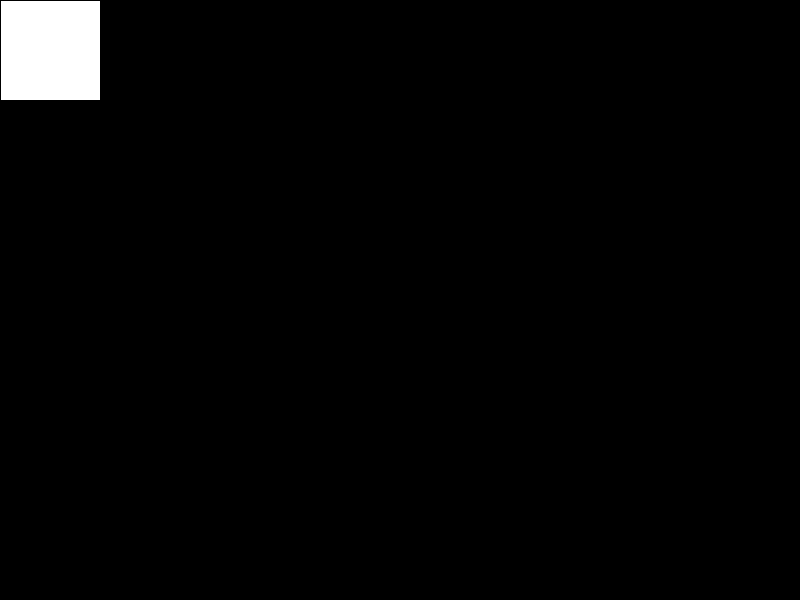
Frame 1 (no input)
Frame 60 (the mouse pressed at the canvas centre just before this capture): identical to frame 1, image omitted
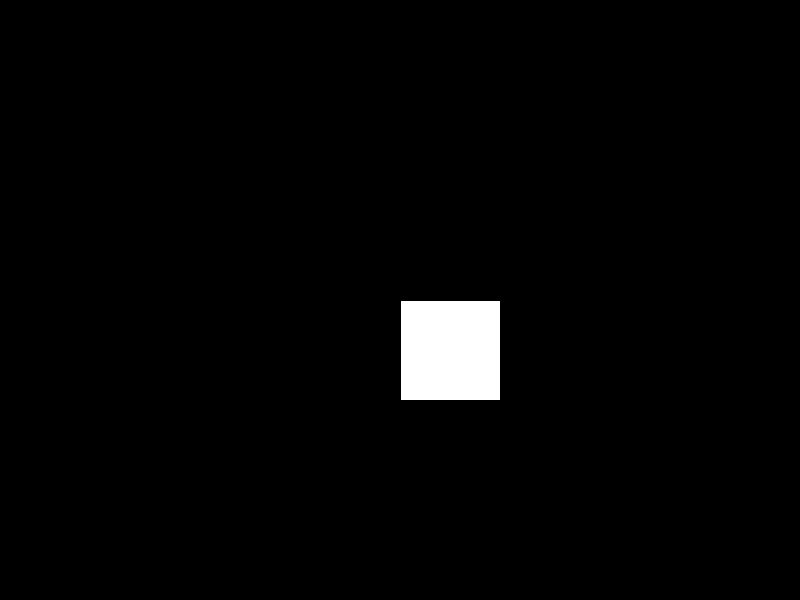
Frame 120 (the mouse held since frame 60 and released just before this capture)

The Processing sketch that drew these frames (run headless with seeded random() and noise(); from frame 60 on, the mouse is pressed at the canvas centre):

// Processing sketch: drawDemo
// ── drawDemo.pde
void setup() {
  size(800, 600);
}

void draw() {
  background(0);
  rect(mouseX, mouseY, 100, 100);
}
